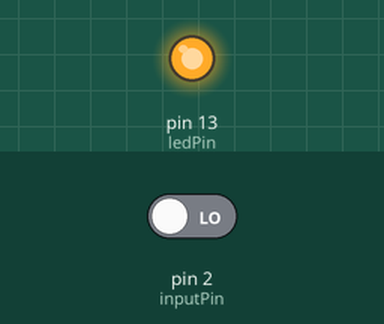
This sketch was run on a simulated Arduino Uno, built with avr-gcc and run on an emulated ATmega328P. Parts: output pins drawn as LEDs (lit = HIGH). Inputs (shaded band) come from the test bench; at power-on: pin 2 (inputPin) LOW.

Above: at 1.2 s.
1.3 s: pin 2 (inputPin) driven HIGH
At 2.0 s:
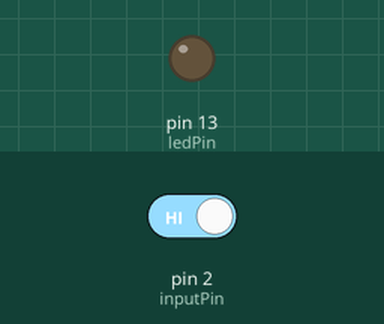
2.8 s: pin 2 (inputPin) driven LOW
At 3.2 s:
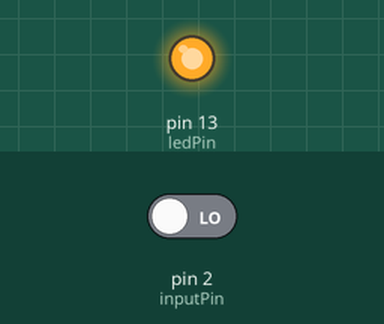
Timing chart, 0 to 5.8 s (numbered marks = the images above; inputs shaded):
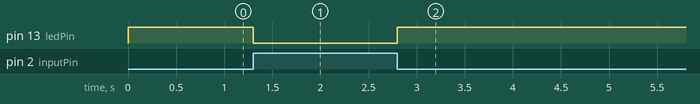

The sketch:

Ard_laser.ino
```cpp
const int inputPin = 2;  // Pin connected to the Coral output
const int ledPin = 13;   // Pin connected to the LED

void setup() {
  pinMode(inputPin, INPUT);   // Set the input pin as input
  pinMode(ledPin, OUTPUT);    // Set the LED pin as output
}

void loop() {
  // Read the state of the input pin
  int inputState = digitalRead(inputPin);

  // Turn on or off the LED based on the input state
  if (inputState == HIGH) {
    digitalWrite(ledPin, LOW);  // Turn on the LED
  } else {
    digitalWrite(ledPin, HIGH);   // Turn off the LED
  }
}
```

Measured:
- after the input at 1.3 s, pin 13 (ledPin): HIGH → LOW at once
- after the input at 2.8 s, pin 13 (ledPin): LOW → HIGH at once
